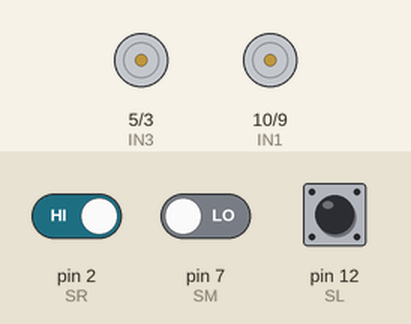
A sketch run on a simulated Arduino Uno, built with avr-gcc and run on an emulated ATmega328P. On the bench: motor-driver pin pairs drawn as motors (green arrow = first pin HIGH = forward, orange = second pin HIGH = backward, longer = more drive). Inputs (shaded band) come from the test bench; at power-on: pin 2 (SR) HIGH, pin 7 (SM) LOW, pin 12 (SL) HIGH.

Above: at 1.2 s.
1.3 s: pin 2 (SR) driven LOW
At 2.0 s:
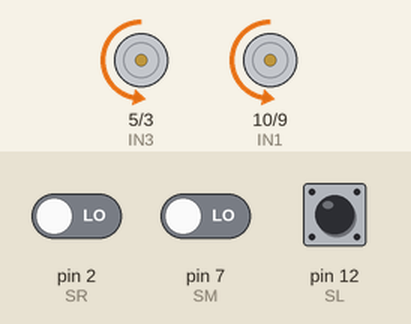
2.8 s: pin 7 (SM) driven HIGH
At 4.0 s:
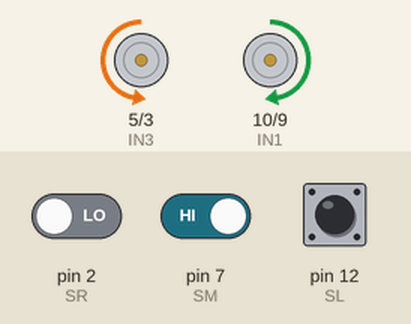
4.3 s: pin 2 (SR) driven HIGH
At 5.4 s:
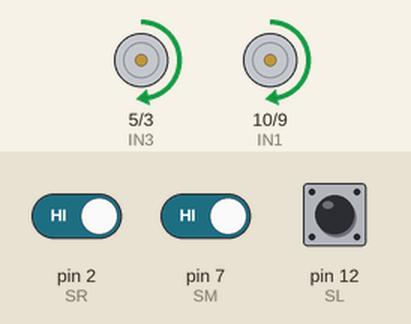
Timing chart, 0 to 7.3 s (numbered marks = the images above; inputs shaded):
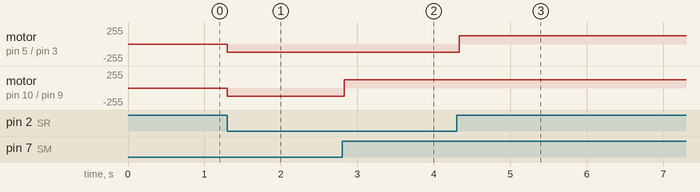

Measured:
- after the input at 1.3 s, motor on pin 5 (IN3) / pin 3 (IN4), motor on pin 10 (IN1) / pin 9 (IN2): stopped → backward 127/255 at once
- after the input at 2.8 s, motor on pin 10 (IN1) / pin 9 (IN2): backward 127/255 → forward 127/255 at once
- after the input at 4.3 s, motor on pin 5 (IN3) / pin 3 (IN4): backward 127/255 → forward 127/255 at once

The sketch:

Maze_Bot_Code.ino
```cpp
int const IN1 = 10;
int const IN2 = 9;
int const IN3 = 5;
int const IN4 = 3;
int const SL=12;
int const SM=7;
int const SR=2;


void setup() {
  // put your setup code here, to run once:
  pinMode(IN1,OUTPUT);
  pinMode(IN2,OUTPUT);
  pinMode(IN3,OUTPUT);
  pinMode(IN4,OUTPUT);
  pinMode(SL,INPUT);
  pinMode(SM,INPUT);
  pinMode(SR,INPUT);
}

void moveForward(){
  analogWrite(IN1,127);
  analogWrite(IN2,0);
  analogWrite(IN3,0);
  analogWrite(IN4,127);
}


void moveBackward(){
analogWrite(IN1,0);
analogWrite(IN2,127);
analogWrite(IN3,127);
analogWrite(IN4,0);
}
void moveRight(){
analogWrite(IN1,127);
analogWrite(IN2,0);
analogWrite(IN3,127);
analogWrite(IN4,0);
}
void moveLeft(){
analogWrite(IN1,0);
analogWrite(IN2,127);
analogWrite(IN3,0);
analogWrite(IN4,127);
}

void loop() {
  // put your main code here, to run repeatedly:
//  moveForward()  ;
  while(1){
    int l=digitalRead(SL);
    int m=digitalRead(SM);
    int r=digitalRead(SR);
    if(l==0 && m==1 && r==0){
    moveForward();
    delay(50);
    }


    else if(l==1 && m==0 && r==0){
    moveLeft(); // while moving forward
    delay(170);

    }

    else if((l==0 && m==0 && r==1)){
    moveRight();  // while moving forward
    delay(50);
    }

    else if(l==1 && m==1 && r==0){
    moveForward();
    delay(50);
    l=digitalRead(SL);
     m=digitalRead(SM);
     r=digitalRead(SR);
    if(l==0 && m==0 && r==0){
      moveLeft();
      delay(900);
    }
    // delayMicroseconds(50);
    }

    else if(l==1 && m==1 && r==1){

    moveRight();
    delay(50);

     }


    else if(l==0 && m==1 && r==1){
    moveRight();
    delay(50);
    }

    else if(l==0 && m==0 && r==0){
      moveRight();
      delay(50);
    }
   }

}
```
